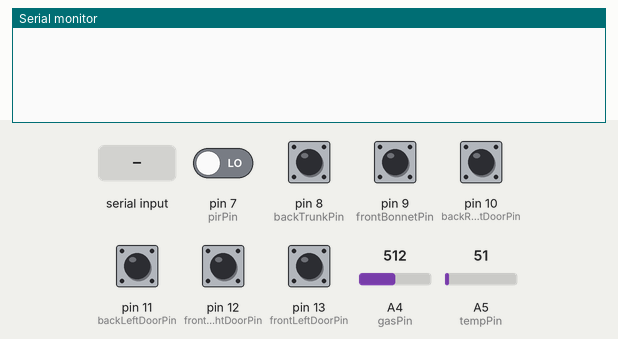
A sketch run on a simulated Arduino Uno, built with avr-gcc and run on an emulated ATmega328P. Parts: the last lines printed to the serial monitor. Inputs (shaded band) come from the test bench; at power-on: pin 8 (backTrunkPin), pin 9 (frontBonnetPin), pin 10 (backRightDoorPin), pin 11 (backLeftDoorPin), pin 12 (frontRightDoorPin) HIGH, pin 7 (pirPin), pin 13 (frontLeftDoorPin) LOW, A4 (gasPin) = 512, A5 (tempPin) = 51.

Above: at 1.2 s.
1.3 s: "R" received over Serial
At 1.6 s:
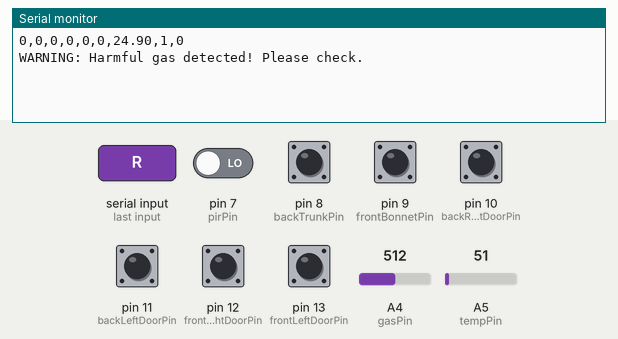
2.8 s: "O" received over Serial
At 5.1 s:
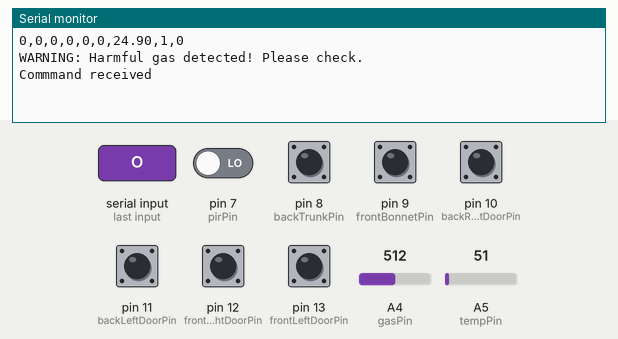

Measured:
- after the input at 1.3 s, the serial monitor: prints a new line at once (image 1)
- after the input at 2.8 s, the serial monitor: prints a new line after 1.0 s (image 2)

The sketch:

communication_ardtopy.ino
```cpp
#include <SoftwareSerial.h>

// Pin Definitions
const int frontLeftDoorPin = 13;
const int frontRightDoorPin = 12;
const int backLeftDoorPin = 11;
const int backRightDoorPin = 10;
const int frontBonnetPin = 9;
const int backTrunkPin = 8;

// Temperature sensor pin (LM35) - Now at A5
const int tempPin = A5;

// Gas sensor pin (analog input)
const int gasPin = A4;  // Gas sensor connected to A4 pin

// PIR sensor pin
const int pirPin = 7;   // PIR sensor to detect motion

// Debounce-related variables
unsigned long debounceDelay = 50;  // 50ms debounce delay
unsigned long lastDebounceTime[6]; // Store debounce time for 6 switches
int lastButtonState[6] = {HIGH, HIGH, HIGH, HIGH, HIGH, HIGH};  // Last state of switches
int buttonState[6] = {HIGH, HIGH, HIGH, HIGH, HIGH, HIGH};      // Current state of switches

void setup() {
  // Initialize serial communication
  Serial.begin(9600);    // Serial to PC

  // Initialize limit switch pins as inputs with internal pull-ups
  pinMode(frontLeftDoorPin, INPUT_PULLUP);
  pinMode(frontRightDoorPin, INPUT_PULLUP);
  pinMode(backLeftDoorPin, INPUT_PULLUP);
  pinMode(backRightDoorPin, INPUT_PULLUP);
  pinMode(frontBonnetPin, INPUT_PULLUP);
  pinMode(backTrunkPin, INPUT_PULLUP);

  // Initialize sensor pins
  pinMode(tempPin, INPUT);  // Temperature sensor pin
  pinMode(gasPin, INPUT);   // Gas sensor pin
  pinMode(pirPin, INPUT);   // PIR sensor pin
}

void loop() {
  // Read the temperature sensor (LM35 at A5)
  int tempValue = analogRead(tempPin);
  float temperatureC = (tempValue * 5.0 * 100.0) / 1024.0; // LM35 in Celsius

  // Read the gas sensor (analog reading from A4)
  int gasValue = analogRead( gasPin);
  bool gasDetected = (gasValue > 100);  // Threshold for detecting harmful gas, adjust as needed

  // Read the PIR sensor (detect motion)
  bool motionDetected = digitalRead(pirPin); // HIGH means motion detected

  // Limit switch reading with debounce logic
  unsigned long currentMillis = millis();

  // Read each limit switch and debounce
  buttonState[0] = digitalRead(frontLeftDoorPin);
  if (buttonState[0] != lastButtonState[0] && (currentMillis - lastDebounceTime[0]) > debounceDelay) {
    lastDebounceTime[0] = currentMillis;
    lastButtonState[0] = buttonState[0];
  }

  buttonState[1] = digitalRead(frontRightDoorPin);
  if (buttonState[1] != lastButtonState[1] && (currentMillis - lastDebounceTime[1]) > debounceDelay) {
    lastDebounceTime[1] = currentMillis;
    lastButtonState[1] = buttonState[1];
  }

  buttonState[2] = digitalRead(backLeftDoorPin);
  if (buttonState[2] != lastButtonState[2] && (currentMillis - lastDebounceTime[2]) > debounceDelay) {
    lastDebounceTime[2] = currentMillis;
    lastButtonState[2] = buttonState[2];
  }

  buttonState[3] = digitalRead(backRightDoorPin);
  if (buttonState[3] != lastButtonState[3] && (currentMillis - lastDebounceTime[3]) > debounceDelay) {
    lastDebounceTime[3] = currentMillis;
    lastButtonState[3] = buttonState[3];
  }

  buttonState[4] = digitalRead(frontBonnetPin);
  if (buttonState[4] != lastButtonState[4] && (currentMillis - lastDebounceTime[4]) > debounceDelay) {
    lastDebounceTime[4] = currentMillis;
    lastButtonState[4] = buttonState[4];
  }

  buttonState[5] = digitalRead(backTrunkPin);
  if (buttonState[5] != lastButtonState[5] && (currentMillis - lastDebounceTime[5]) > debounceDelay) {
    lastDebounceTime[5] = currentMillis;
    lastButtonState[5] = buttonState[5];
  }

  // Wait for a request from Python
  if (Serial.available() > 0) {
    char request = Serial.read();  // Read the incoming request

    if (request == 'R') {  // If 'R' is received, send status of all data
      // Read limit switch states (debounced)
      int frontLeftDoor = !buttonState[0];
      int frontRightDoor = !buttonState[1];
      int backLeftDoor = !buttonState[2];
      int backRightDoor = !buttonState[3];
      int frontBonnet = !buttonState[4];
      int backBonnet = !buttonState[5];

      // Send the states back to Python (limit switches, temp, gas, motion)
      Serial.print(frontLeftDoor);
      Serial.print(",");
      Serial.print(frontRightDoor);
      Serial.print(",");
      Serial.print(backLeftDoor);
      Serial.print(",");
      Serial.print(backRightDoor);
      Serial.print(",");
      Serial.print(frontBonnet);
      Serial.print(",");
      Serial.print(backBonnet);
      Serial.print(",");
      Serial.print(temperatureC);  // Send temperature
      Serial.print(",");
      Serial.print(gasDetected);  // Send gas detection status (true/false)
      Serial.print(",");
      Serial.println(motionDetected);  // Send PIR motion detection status (true/false)

      // If gas is detected, send a warning
      if (gasDetected) {
        Serial.println("WARNING: Harmful gas detected! Please check.");
      }

      // If motion is detected, send an alert
      if (motionDetected) {
        Serial.println("ALERT: Motion detected near the car.");
      }
    }
    else if (request == 'O') {  // If 'O' is received, perform some operation based on Python's command
      // Perform a sample operation like turning on/off an LED (example: you could control other actuators based on Python's command)
      digitalWrite(LED_BUILTIN, HIGH);  // Turn on the onboard LED (just an example)
      delay(1000);                      // Keep it on for 1 second
      digitalWrite(LED_BUILTIN, LOW);   // Turn off the LED
      Serial.println("Commmand received ");
    }
  }
}
```
